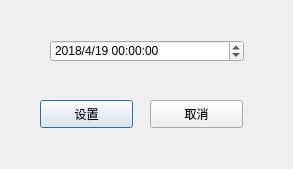
<?xml version="1.0" encoding="UTF-8"?>
<ui version="4.0">
 <class>Dialog</class>
 <widget class="QDialog" name="Dialog">
  <property name="geometry">
   <rect>
    <x>0</x>
    <y>0</y>
    <width>293</width>
    <height>169</height>
   </rect>
  </property>
  <property name="windowTitle">
   <string>Dialog</string>
  </property>
  <widget class="QDateTimeEdit" name="dateTimeEdit">
   <property name="geometry">
    <rect>
     <x>50</x>
     <y>40</y>
     <width>194</width>
     <height>22</height>
    </rect>
   </property>
   <property name="dateTime">
    <datetime>
     <hour>0</hour>
     <minute>0</minute>
     <second>0</second>
     <year>2018</year>
     <month>4</month>
     <day>19</day>
    </datetime>
   </property>
   <property name="time">
    <time>
     <hour>0</hour>
     <minute>0</minute>
     <second>0</second>
    </time>
   </property>
   <property name="displayFormat">
    <string>yyyy/M/d HH:mm:ss</string>
   </property>
  </widget>
  <widget class="QPushButton" name="pushButton">
   <property name="geometry">
    <rect>
     <x>40</x>
     <y>100</y>
     <width>93</width>
     <height>28</height>
    </rect>
   </property>
   <property name="text">
    <string>设置</string>
   </property>
  </widget>
  <widget class="QPushButton" name="pushButton_2">
   <property name="geometry">
    <rect>
     <x>150</x>
     <y>100</y>
     <width>93</width>
     <height>28</height>
    </rect>
   </property>
   <property name="text">
    <string>取消</string>
   </property>
  </widget>
 </widget>
 <resources/>
 <connections/>
</ui>
